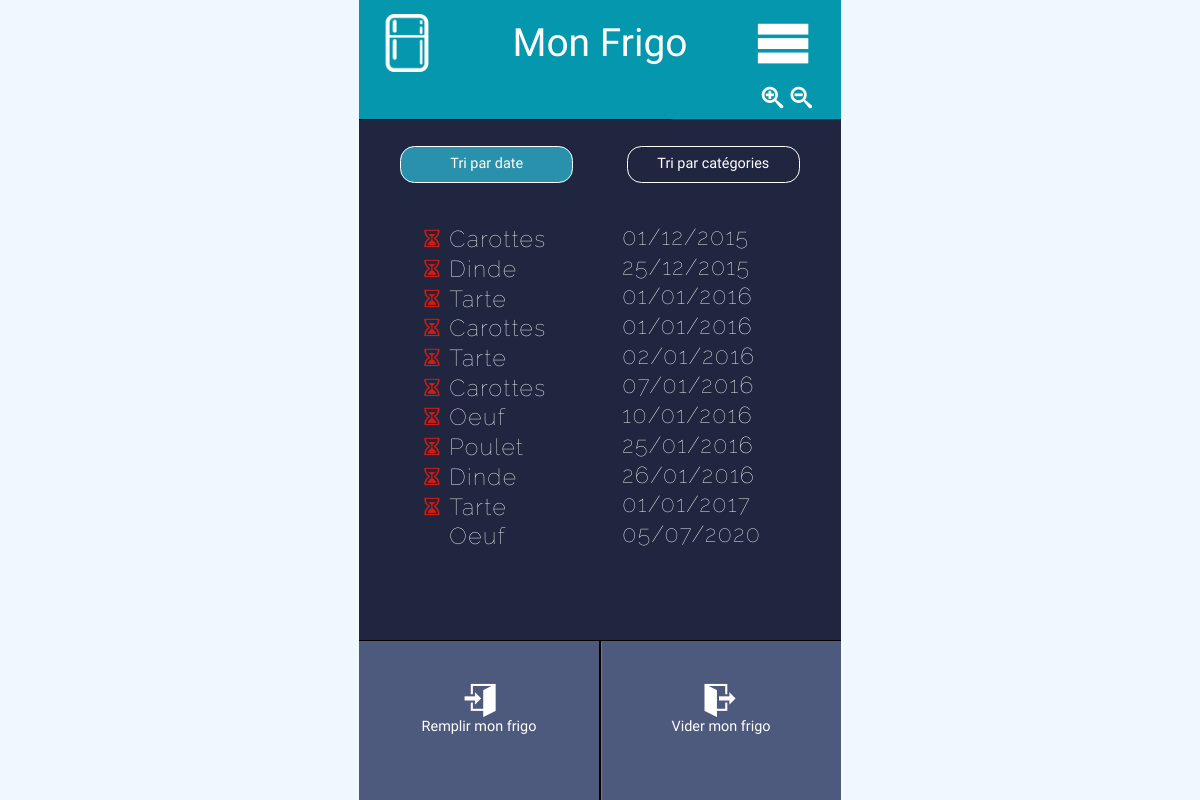
The page / on the database its author committed.
### tables this page shows
CREATE TABLE `contient` (
  `idContient` int(10) unsigned NOT NULL AUTO_INCREMENT,
  `idConteneur` tinyint(3) unsigned NOT NULL,
  `idAliment` tinyint(3) unsigned NOT NULL,
  `dateFin` date NOT NULL,
  `consomme` bit(1) NOT NULL,
  PRIMARY KEY (`idContient`),
  KEY `idConteneur` (`idConteneur`),
  KEY `idAliment` (`idAliment`),
  CONSTRAINT `contient_ibfk_1` FOREIGN KEY (`idConteneur`) REFERENCES `conteneur` (`idConteneur`) ON DELETE CASCADE ON UPDATE CASCADE,
  CONSTRAINT `contient_ibfk_2` FOREIGN KEY (`idAliment`) REFERENCES `aliment` (`idAliment`) ON DELETE CASCADE ON UPDATE CASCADE
);

CREATE TABLE `aliment` (
  `idAliment` tinyint(3) unsigned NOT NULL AUTO_INCREMENT,
  `nom` varchar(50) NOT NULL,
  `idCategorie` tinyint(3) unsigned NOT NULL,
  PRIMARY KEY (`idAliment`),
  UNIQUE KEY `nom` (`nom`),
  KEY `idCategorie` (`idCategorie`),
  CONSTRAINT `aliment_ibfk_1` FOREIGN KEY (`idCategorie`) REFERENCES `categorie` (`idCategorie`) ON DELETE CASCADE ON UPDATE CASCADE
);

### includes/init.php (called while the page is built, shortened)
<?php
include_once ('./includes/Db.php');
$db = new \Sylvain\Db(1);

### includes/Db.php (called while the page is built, shortened)
<?php
class Db {
    private $dbName;
    private $dbUser;
    private $dbPass;
    private $idConteneur;
    private $db;
    public function __construct($idConteneur) {
        $this->dbName = 'frigo';
        $this->dbUser = '';
        $this->dbPass = '';
        $this->idConteneur = $idConteneur;
    }
    public function connect() {
        try {
            $this->db = new PDO('mysql:host=mariadb;dbname='. $this->dbName.';charset=utf8', $this->dbUser, $this->dbPass);
            $this->db->setAttribute(PDO::ATTR_ERRMODE,PDO::ERRMODE_EXCEPTION);
        } catch(PDOException $e) {
            echo 'La base de donnée n\'est pas disponible';
        }
    }
    public function getContent($sortByCategorie = false) {
        $sql = 'SELECT contient.dateFin,  contient.consomme, aliment.nom AS nom_aliment, categorie.nom AS nom_categorie
                FROM contient
                INNER JOIN aliment
                ON contient.idAliment = aliment.idAliment
                INNER JOIN categorie
                ON aliment.idCategorie = categorie.idCategorie
                WHERE contient.idConteneur = :idConteneur';
        $sortByCategorie ? $sql = $sql . ' ORDER BY categorie.idCategorie, contient.dateFin' : $sql = $sql . ' ORDER BY contient.dateFin';
        try {
            $prepare = $this->db->prepare($sql);
            $prepare->bindValue(':idConteneur', $this->idConteneur, PDO::PARAM_INT);
            if($prepare->execute()){
                $result = $prepare->fetchAll(PDO::FETCH_OBJ);
                return $result;
            }
        } catch(PDOException $e) {
            echo 'Erreur de récupération des données';
        }
        return null;
    }
}

### index.php (the view, shortened to what this page needs)
<?php
include_once ('./includes/init.php');
?>
<!DOCTYPE html>
<html lang="en">
<?php
$currentFile = __FILE__;
$tempArray = explode('/',$currentFile);
foreach($tempArray as $temp){
    if(strpos($temp,'.php')){
        $currentFileName = $temp;
    }
}
include('./includes/head.php');
?>
<body>
<div class="container">
    <?php include('./includes/body_header.php') ?>
    <?php include('./includes/body_nav.php') ?>
    <section class="main">
        <div class="home">
            <div class="sort">
                <div class="left">
                    <a href="/" class="active">Tri par date</a>
                </div>
                <div class="right">
                    <a href="/?sort=categorie">Tri par catégories</a>
                </div>
            </div>
            <div class="list">
                <?php
                function setLiClass($date){
                    if(strtotime($date) < strtotime('today')){
                        $liClass = 'passed';
                    } elseif(strtotime($date) == strtotime('today')){
                        $liClass = 'today';
                    } else {
                        $liClass = 'futur';
                    }
                    return $liClass;
                }
                if(isset($_GET['sort']) && $_GET['sort']==='categorie'){
                    $contents = $db->getContent(true);
                    $categorie = '';
                    foreach($contents as $k=>$item){
                        $liClass = setLiClass($item->dateFin);
                        if($item->nom_categorie != $categorie){
                            if($categorie != ''){
                                echo '</ul>';
                            }
                            echo '<h4>'. $item->nom_categorie. '</h4>';
                            echo '<ul>';
                            $categorie = $item->nom_categorie;
                        }
                        echo '<li class="'.$liClass.'"><a href="#"><span class="name">'.$item->nom_aliment.'</span><span
                        class="date-list">'.date('d/m/Y',strtotime($item->dateFin)).'</span></a></li>';
                    }
                    if($categorie != ''){
                        echo '</ul>';
                    }
                } else {
                    echo '<ul>';
                    $contents = $db->getContent(false);
                    foreach($contents as $item){
                        $liClass = setLiClass($item->dateFin);
                        echo '<li class="'.$liClass.'"><a href="#"><span class="name">'.$item->nom_aliment.'</span><span
                        class="date-list">'.date('d/m/Y',strtotime($item->dateFin)).'</span></a></li>';
                    }
                    echo '</ul>';
                }
                ?>
            </div>
        </div>
    </section>
    <?php include('./includes/body_footer.php') ?>
</div>
</body>
</html>

### includes/head.php (shortened to what this page needs)
<head>
    <?php if(!isset($_SESSION['style']) || $_SESSION['style'] == 1){
        echo('<link href="/css/style.css" rel="stylesheet" type="text/css">');
    } elseif(isset($_SESSION['style']) || $_SESSION['style'] == 2) {
        echo('<link href="/css/style2.css" rel="stylesheet" type="text/css">');
    }
    ?>
</head>

### includes/body_header.php
<header>
    <a href="/index.php" class="header-icon">
        <img src="/css/img/logo.png" alt="logo"/>
    </a>
    <h1>Mon Frigo</h1>
    <div class="hamburger">
        <a href="#"><span class="icon-menu"></span></a>
    </div>
    <p><span><i class='icon-zoom-in'></i><i class='icon-zoom-out'></i></span></p>
</header>

### includes/body_nav.php
<nav class="menu-list hide">
    <a href="/backCategorie.php">Gestion Catégorie</a>
    <a href="/backAliments.php">Gestion Aliments</a>
    <a href="/<?php echo($currentFileName . '?style=1') ?>">Apparence 1</a>
    <a href="/<?php echo($currentFileName . '?style=2') ?>">Apparence 2</a>
</nav>

### includes/body_footer.php (shortened to what this page needs)
<?php
$lien1 = "/remplir.php";
$icon1 = "icon-enter";
$p1 = "Remplir mon frigo";
$lien2 = "/vider.php";
$icon2 = "icon-exit";
$p2 = "Vider mon frigo";
if($currentFileName == 'index.php' || $currentFileName == 'backCategorie.php' || $currentFileName == 'backAliments.php'){
    $href1 = $lien1;
    $class1 = $icon1;
    $txt1 = $p1;
    $href2 = $lien2;
    $class2 = $icon2;
    $txt2 = $p2;
}
?>
<nav class="footer">
    <a href="<?php echo($href1); ?>" class="left">
        <div class="btn">
            <p><span class="<?php echo($class1); ?>"></span></p>
            <p><?php echo($txt1); ?></p>
        </div>
    </a>
    <a href="<?php echo($href2); ?>" class="right">
        <div class="btn">
            <p><span class="<?php echo($class2); ?>"></span></p>
            <p><?php echo($txt2); ?></p>
        </div>
    </a>
</nav>

### rows shown on the page
contient: idAliment.nom "Carottes…", dateFin "01/12/2015"
contient: idAliment.nom "Dinde", dateFin "25/12/2015"
contient: idAliment.nom "Tarte", dateFin "01/01/2016"
contient: idAliment.nom "Carottes…", dateFin "01/01/2016"
contient: idAliment.nom "Tarte", dateFin "02/01/2016"
contient: idAliment.nom "Carottes…", dateFin "07/01/2016"
contient: idAliment.nom "Oeuf", dateFin "10/01/2016"
contient: idAliment.nom "Poulet", dateFin "25/01/2016"
contient: idAliment.nom "Dinde", dateFin "26/01/2016"
contient: idAliment.nom "Tarte", dateFin "01/01/2017"
contient: idAliment.nom "Oeuf", dateFin "05/07/2020"

### other values the page prints
$txt1 "Remplir mon frigo"
$txt2 "Vider mon frigo"
